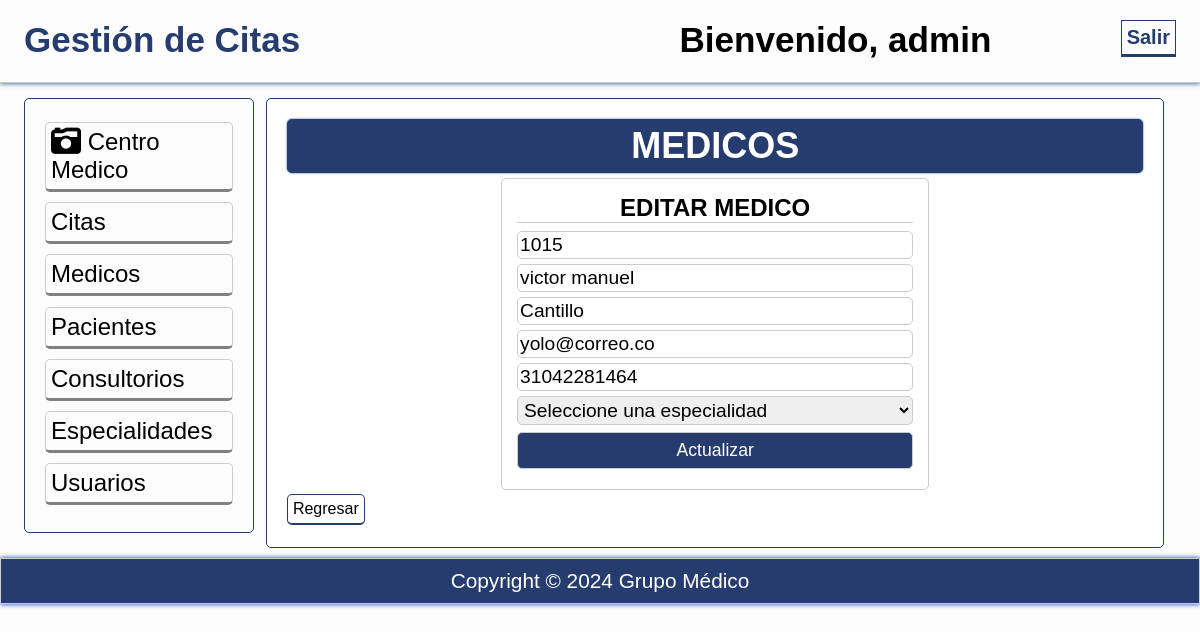
Page /actualizarmedico.php?idMedico=1 (signed in) on the committed database.
### tables this page shows
CREATE TABLE `medicos` (
  `idMedico` int(11) NOT NULL AUTO_INCREMENT,
  `medidentificacion` char(15) NOT NULL,
  `mednombres` varchar(50) NOT NULL,
  `medapellidos` varchar(50) NOT NULL,
  `medEspecialidad` varchar(50) NOT NULL,
  `medtelefono` char(15) NOT NULL,
  `medcorreo` varchar(50) NOT NULL,
  PRIMARY KEY (`idMedico`),
  UNIQUE KEY `medidentificacion` (`medidentificacion`)
);

### actualizarmedico.php (called while the page is built, shortened)
<?php
require 'funciones.php';
try {
    $conexion = new PDO('mysql:host=localhost;dbname=centromedico','root','');
} catch(PDOException $e) {
    echo "ERROR: " . $e->getMessage();
    die();
}
if($_SERVER['REQUEST_METHOD'] == 'POST'){
    $id = limpiarDatos($_POST['id']);
    $identificacion = limpiarDatos($_POST['identificacion']);
    $nombres = limpiarDatos($_POST['nombres']);
    $apellidos = limpiarDatos($_POST['apellidos']);
    $correo = limpiarDatos($_POST['correo']);
    $telefono = limpiarDatos($_POST['telefono']);
    $especialidad = limpiarDatos($_POST['especialidad']);
    $statement = $conexion->prepare(
        "UPDATE medicos
        SET medidentificacion = :identificacion,
        mednombres = :nombres,
        medapellidos = :apellidos,
        medEspecialidad = :especialidad,
        medtelefono = :telefono,
        medcorreo = :correo
        WHERE idMedico = :id");
    $statement->execute(array(
        ':identificacion' => $identificacion,
        ':nombres' => $nombres,
        ':apellidos' => $apellidos,
        ':especialidad' => $especialidad,
        ':telefono' => $telefono,
        ':correo' => $correo,
        ':id' => $id
    ));
    header('Location: medicos.php');
    exit;
} else {
    $id_medico = id_numeros($_GET['idMedico']);
    $medico = obtener_medico_id($conexion, $id_medico);
    $medico = $medico[0];
}
require 'vista/actulizarmedico_vista.php';
?>

### funciones.php (called while the page is built, shortened)
<?php
	function limpiarDatos($datos){
		$datos = trim($datos);
		$datos = stripslashes($datos);
		$datos = htmlspecialchars($datos);
		return $datos;
	}
	function id_numeros($id){
		return (int)limpiarDatos($id);
	}
	function obtener_medico_id($conexion,$id){
		$resultado = $conexion->query("SELECT * FROM medicos WHERE idMedico = $id LIMIT 1");
		$resultado = $resultado->fetchAll();
		return ($resultado) ? $resultado : false;
	}
?>

### vista/actulizarmedico_vista.php (the view, shortened to what this page needs)
<?php include 'plantillas/header.php'; ?>
	<section class="main">
		<div class="wrapp">
			<?php include 'plantillas/nav.php'; ?>
				<article>
					<div class="mensaje">
						<h2>MEDICOS</h2>
					</div>
					<form action="<?php echo htmlspecialchars($_SERVER['PHP_SELF']) ?>" method="post">
						<h2>EDITAR MEDICO</h2>
						<input type="numeric" name="identificacion" placeholder="Identificación" value="<?php echo $medico['medidentificacion'];?>" requerid>
						<input type="text" name="nombres" placeholder="Nombres:" value="<?php echo $medico['mednombres'];?>">
						<input type="text" name="apellidos"
                            placeholder="Apellidos:"   value="<?php echo $medico['medapellidos'];?>">
						<input type="email" name="correo" placeholder="Correo:" value="<?php echo $medico['medcorreo'];?>">
						<input type="numeric" name="telefono" placeholder="Telefono:" value="<?php echo $medico['medtelefono'];?>">
						<select name="especialidad" required>
							<option value="">Seleccione una especialidad</option>
						</select>
						<input type="submit" name="enviar" value="Actualizar">
					</form>
                    <a class="btn-regresar" href="medicos.php">Regresar</a>
				</article>
	</section>
<?php include 'plantillas/footer.php'; ?>
</body>
</html>

### css/estilos.css (style rules this page uses)
* { -webkit-box-sizing: border-box; -moz-box-sizing: border-box; box-sizing: border-box; margin:0px; padding:0px; font-family: sans-serif; }
body { background: rgba(0,0,0,.01); color:#000; }
.wrapp { padding: 0% 2%; width:100%; margin:auto; overflow: hidden; }
.mensaje { background: #263c6e; padding:5px; color:#fff; border-radius:5px; text-align: center; font-size: 1.5em; margin-bottom: 5px; box-shadow: 0 0px 2px #013D82 !important; }
article a { display:block; font-weight: normal; }
article .btn-regresar { display:inline-block; border: 1px solid #263c6e !important; border-bottom: 2px solid #263c6e !important; color:black; font-weight: normal; }
article { margin: 10px 0px; margin-left:1%; float: left; width: 78%; padding:20px; background: rgb(255, 255, 255); border-radius:5px; }
article,aside, .mensaje { border:1px solid #263c6e; }
form { max-width: 50%; margin: 2px auto; border:1px solid #ccc; padding: 15px; text-align: left; border-radius:5px; }
form input, form textarea, form select { border: 0; outline: 0; padding: 2px; -moz-border-radius: 5px; -webkit-border-radius: 5px; border-radius: 5px; width: 100%; border:1px solid #ccc; margin-bottom: 5px; font-size: 1.2em; }
form [type="submit"] { cursor: pointer; position: relative; display: inline-block; margin-top: 2px; padding: 0.40em 1.5em; background: #263c6e; text-decoration: none; font-size: 1.1em; color: #FFF; width: 100%; text-align: center; }
.wrapp form h2 { margin-bottom: 8px; text-align: center; border-bottom:1px solid #ccc; }
article a { margin: 2px 0px; display:inline-block; padding: 5px; color: white; border-radius:5px; cursor:pointer; border-bottom: 3px solid rgba(0, 0, 0,.5); width:auto; text-decoration:none; text-align:center; position: relative; }
footer li,a { text-decoration: none; color: #fff; }

### rows in the picture
medicos: identificacion "1015", nombres "victor manuel", apellidos "Cantillo", correo "yolo@correo.co", telefono "31042281464"

### other values in the picture
$_SESSION['usuario'] "admin"
